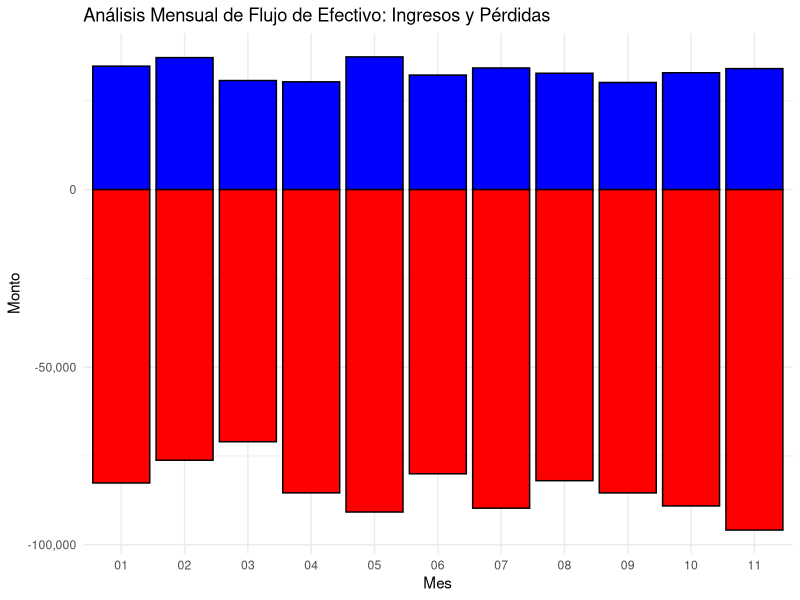
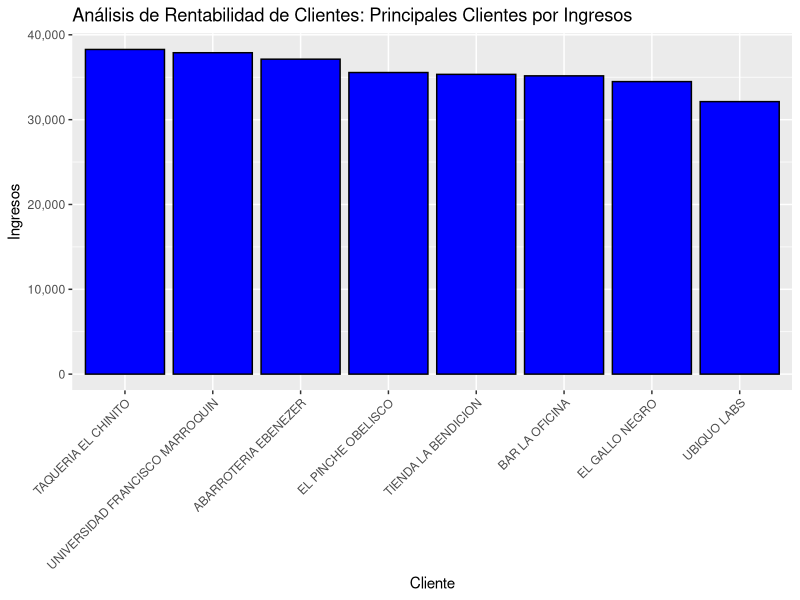
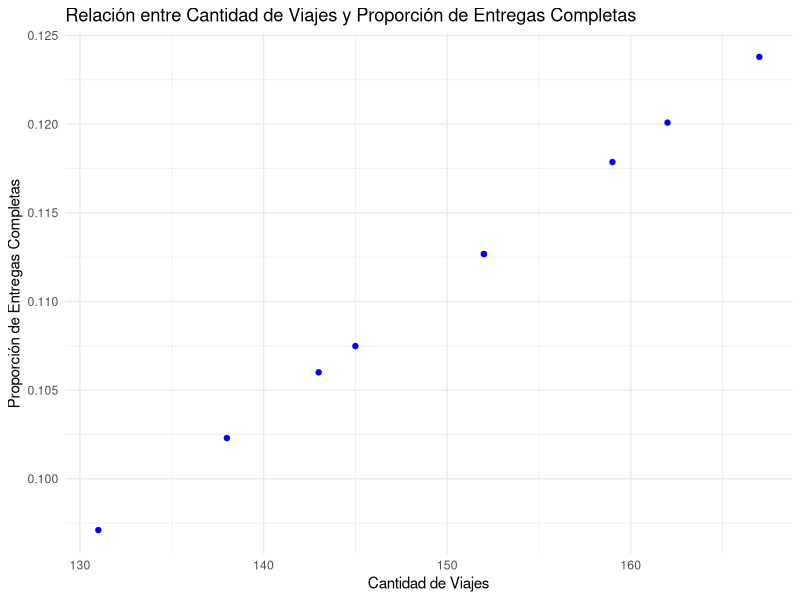

The R script that drew these images, in order:
## ---- chunk 1
knitr::opts_chunk$set(echo = FALSE, warning = FALSE)
## ---- chunk 2
library(ggplot2)
library(dplyr)
library(knitr)
library(stringr)  
library(readr) 
## ---- chunk 3
df <- read_csv("tabla_completa.csv")

data <- df %>%
  mutate(
    FALTANTE = ifelse(str_detect(CLIENTE, "Faltante|FALTANTE"), "FALTANTE", ""),
    CLIENTE_CLEANED = str_replace(CLIENTE, "\\s*\\|\\|\\|.*", ""),
    ENTREGA_CLEANED = str_replace(CLIENTE, ".*\\|\\|\\|", ""),
    CLIENTE_FINAL = str_replace(CLIENTE_CLEANED, "\\s*/.*", ""),
    DEVOLUCION = ifelse(str_detect(CLIENTE, "DEVOLUCION"), "DEVOLUCION", "")
  ) %>%
  select(-CLIENTE, -ENTREGA_CLEANED, -CLIENTE_CLEANED)

# Reordenar las columnas y convertir FALTANTE a mayúsculas
data <- data %>%
  select(COD_VIAJE, CLIENTE_FINAL, UBICACION, CANTIDAD, PILOTO, Q, CREDITO, UNIDAD, MES, ANIO, FALTANTE, DEVOLUCION)

data$FALTANTE <- toupper(data$FALTANTE)
## ---- chunk 4
# Filtrar los datos para considerar solo entregas completas (sin faltantes ni devoluciones)
entregas_completas <- data %>%
  filter(FALTANTE == "" & DEVOLUCION == "")

# Calcular los ingresos por pagos de las entregas completas por mes
ingresos_por_pagos <- entregas_completas %>%
  group_by(MES) %>%
  summarise(Ingresos = sum(Q))

# Calcular las pérdidas por devoluciones y faltantes por mes
perdidas_por_mes <- data %>%
  filter(FALTANTE == "FALTANTE" | DEVOLUCION == "DEVOLUCION") %>%
  group_by(MES) %>%
  summarise(Perdidas = sum(CANTIDAD))

# Unir los datos de ingresos y pérdidas por mes
flujo_caja_mes <- full_join(ingresos_por_pagos, perdidas_por_mes, by = "MES") %>%
  mutate(Ingresos = ifelse(is.na(Ingresos), 0, Ingresos),
         Perdidas = ifelse(is.na(Perdidas), 0, Perdidas))

# Crear el gráfico de barras con ggplot2
flujo_caja_plot <- ggplot(flujo_caja_mes, aes(x = factor(MES))) +
  geom_bar(aes(y = Ingresos), stat = "identity", fill = "blue", color = "black", position = "dodge") +
  geom_bar(aes(y = -Perdidas), stat = "identity", fill = "red", color = "black", position = "dodge") +
  labs(x = "Mes", y = "Monto", title = "Análisis Mensual de Flujo de Efectivo: Ingresos y Pérdidas") +
  scale_y_continuous(labels = scales::comma) +
  theme_minimal()

# Mostrar la tabla y gráfico
kable(flujo_caja_mes)
print(flujo_caja_plot)
## ---- chunk 5
# Filtrar los datos para considerar solo entregas completas (sin faltantes ni devoluciones)
entregas_completas <- data %>%
  filter(FALTANTE == "" & DEVOLUCION == "")

# Calcular los ingresos por cliente de las entregas completas
ingresos_por_cliente <- entregas_completas %>%
  group_by(CLIENTE_FINAL) %>%
  summarise(Ingresos = sum(Q)) %>%
  arrange(desc(Ingresos))

# Calcular el total de ingresos de todas las entregas completas
total_ingresos <- sum(ingresos_por_cliente$Ingresos)

# Calcular el porcentaje de ingresos por cliente
ingresos_por_cliente <- ingresos_por_cliente %>%
  mutate(Pct_Ingresos = Ingresos / total_ingresos)

# Identificar los principales clientes (80% de los ingresos)
clientes_principales <- ingresos_por_cliente %>%
  filter(cumsum(Pct_Ingresos) <= 0.8)

# Crear un gráfico de barras con ggplot2 para visualizar los principales clientes por ingresos
clientes_principales_plot <- ggplot(clientes_principales, aes(x = reorder(CLIENTE_FINAL, -Ingresos), y = Ingresos)) +
  geom_bar(stat = "identity", fill = "blue", color = "black") +
  labs(x = "Cliente", y = "Ingresos", title = "Análisis de Rentabilidad de Clientes: Principales Clientes por Ingresos") +
  theme(axis.text.x = element_text(angle = 45, hjust = 1)) +
  scale_y_continuous(labels = scales::comma)

# Mostrar el gráfico de los principales clientes por ingresos
kable(ingresos_por_cliente)
print(clientes_principales_plot)
## ---- chunk 6
# Filtrar los datos para considerar solo entregas completas (sin faltantes ni devoluciones)
entregas_completas <- data[data$FALTANTE == "" & data$DEVOLUCION == "", ]

# Calcular la cantidad de viajes realizados (entregas completas) por cada piloto
cantidad_viajes_piloto <- entregas_completas %>%
  group_by(PILOTO) %>%
  summarise(Cantidad_Viajes = n()) %>% 
  mutate(Proporcion_Entregas_Completas = Cantidad_Viajes/1349)

# Calcular el puntaje de eficiencia (mayor cantidad de viajes y mayor proporción de entregas completas es mejor)
cantidad_viajes_piloto$Puntaje_Eficiencia <- cantidad_viajes_piloto$Cantidad_Viajes * cantidad_viajes_piloto$Proporcion_Entregas_Completas

# Ordenar los pilotos por puntaje de eficiencia en orden descendente
pilotos_eficientes <- cantidad_viajes_piloto[order(-cantidad_viajes_piloto$Puntaje_Eficiencia), ]

# Crear un gráfico de dispersión para visualizar la relación entre cantidad de viajes y proporción de entregas completas
ggplot(pilotos_eficientes, aes(x = Cantidad_Viajes, y = Proporcion_Entregas_Completas)) +
  geom_point(color = "blue") +
  labs(x = "Cantidad de Viajes", y = "Proporción de Entregas Completas",
       title = "Relación entre Cantidad de Viajes y Proporción de Entregas Completas") +
  theme_minimal()

# Mostrar la tabla de pilotos eficientes
kable(pilotos_eficientes)
